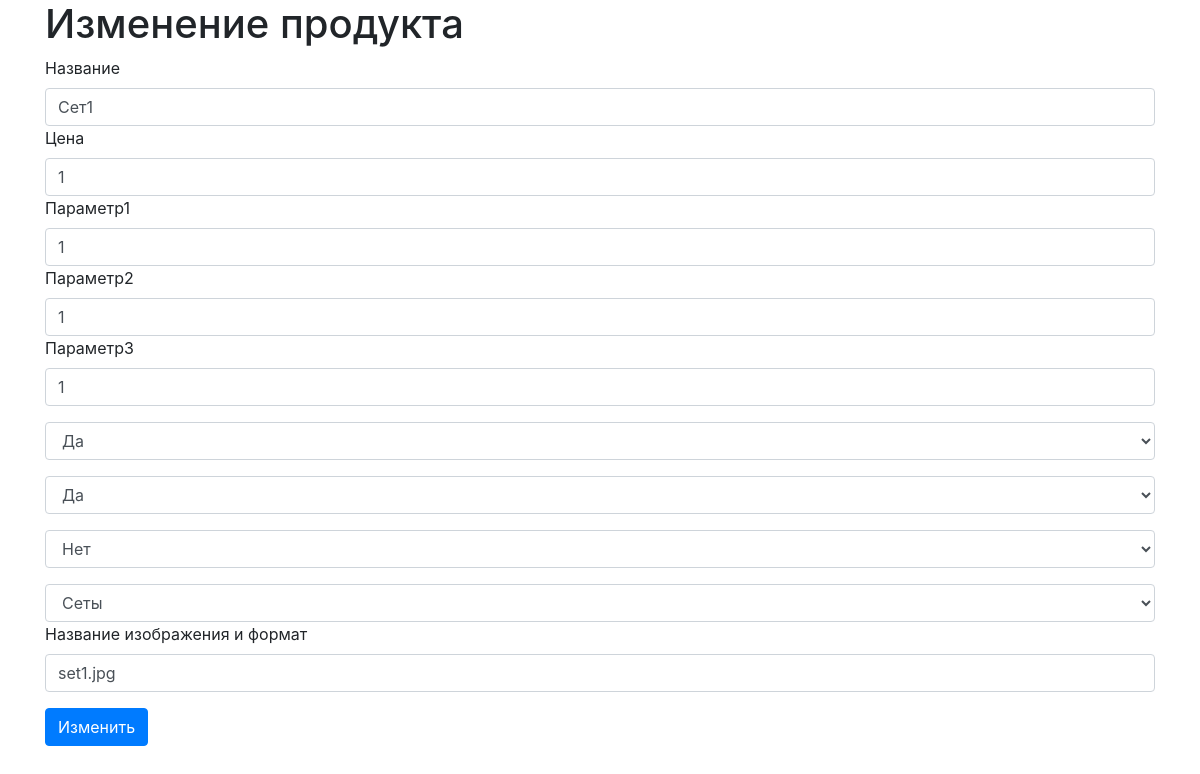
The app's page /admin/products/edit.php?id=1 with its own data.
### tables this page shows
CREATE TABLE `products` (
  `id` int(11) NOT NULL,
  `name` varchar(255) NOT NULL,
  `price` int(11) NOT NULL,
  `parametr1` varchar(255) DEFAULT NULL,
  `parametr2` varchar(255) DEFAULT NULL,
  `parametr3` varchar(255) DEFAULT NULL,
  `is_new` tinyint(4) NOT NULL DEFAULT '0',
  `is_hit` tinyint(4) NOT NULL DEFAULT '0',
  `is_veg` tinyint(4) NOT NULL,
  `category_id` int(11) NOT NULL,
  `img_url` varchar(255) NOT NULL
);

### admin/products/edit.php (the view, shortened to what this page needs)
<?php
require ('../../php/db.php');
$genre = $bd->query('SELECT * FROM `products` WHERE `id` = "' . $_GET['id'] . '";')->fetch();
?>
<?php require '../parts/header.php'?>
    <div class="container">
        <h1>Изменение продукта</h1>
        <form action="" class="form" method="post">
            <div class="form-group">
                <label for="genre">Название</label>
                <input type="text" class="form-control" name="name" id="genre" value="<?=$genre['name']?>">
                <label for="price">Цена</label>
                <input type="text" class="form-control" name="price" id="genre" value="<?=$genre['price']?>">
                <label for="parametr1">Параметр1</label>
                <input type="text" class="form-control" name="parametr1" id="genre" value="<?=$genre['parametr1']?>">
                <label for="parametr2">Параметр2</label>
                <input type="text" class="form-control" name="parametr2" id="genre" value="<?=$genre['parametr2']?>">
                <label for="parametr3">Параметр3</label>
                <input type="text" class="form-control" name="parametr3" id="genre" value="<?=$genre['parametr3']?>">
                <select  name="is_new" class="form-control mt-3 mr-4">
                    <option value="1"
                        <?php
                        if ($genre['is_new'] == '1'){
                            echo 'selected';
                        }
                        ?>
                    >Да</option>
                </select>
                <select  name="is_hit" class="form-control mt-3 mr-4">
                    <option value="1"
                        <?php
                        if ($genre['is_hit'] == '1'){
                            echo 'selected';
                        }
                        ?>
                    >Да</option>
                </select>
                <select  name="is_veg" class="form-control mt-3 mr-4">
                    <option  value="0"
                        <?php
                        if ($genre['is_veg'] == '0'){
                            echo 'selected';
                        }
                        ?>
                    >Нет</option>
                </select>
                <select  name="category_id" class="form-control mt-3 mr-4">
                    <?php
                    require ('../../php/db.php');
                    $category = $bd->query('SELECT * FROM categories')->fetchAll();
                    foreach ($category as $value) :?>
                        <option  value="<?=$value['id'];?>"><?=$value['name'];?></option>
                    <?php endforeach;?>
                </select>
                <label for="img">Название изображения и формат</label>
                <input type="text" class="form-control" name="img" id="genre" value="<?=$genre['img_url']?>">
            </div>
            <button class="btn btn-primary" name="send">Изменить</button>
        </form>
    </div>
<?php require '../parts/footer.php'?>

### records on screen
products: name "Сет1", price "1", parametr1 "1", parametr2 "1", parametr3 "1", is_new "Да", is_hit "Да", is_veg "Нет", img "set1.jpg"

### other values on screen
form field category_id "Сеты"
